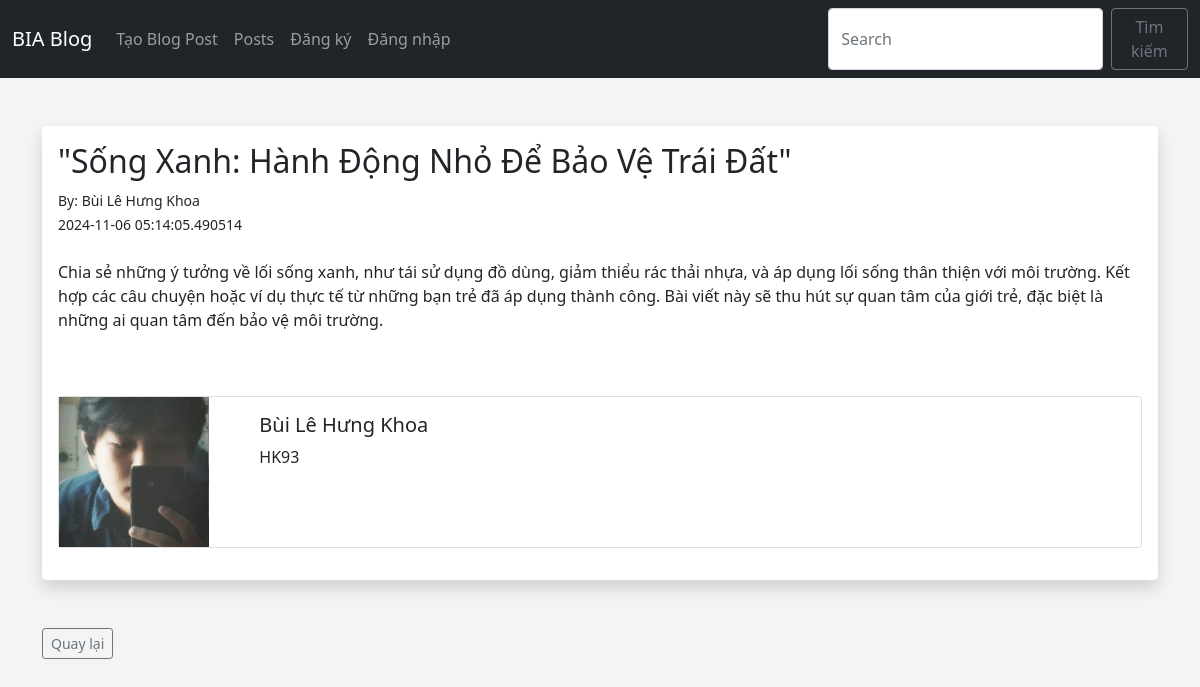
The page /posts/2 on the database its author committed.
### app.py (models this page shows, shortened)
class Posts(db.Model):
	id = db.Column(db.Integer, primary_key=True)
	title = db.Column(db.String(255))
	content = db.Column(db.Text)
	date_posted = db.Column(db.DateTime, default=datetime.utcnow)
	slug = db.Column(db.String(255))
	poster_id = db.Column(db.Integer, db.ForeignKey('users.id'))

class Users(db.Model, UserMixin):
	id = db.Column(db.Integer, primary_key=True)
	username = db.Column(db.String(20), nullable=False, unique=True)
	name = db.Column(db.String(200), nullable=False)
	email = db.Column(db.String(120), nullable=False, unique=True)
	favorite_color = db.Column(db.String(120))
	about_author = db.Column(db.Text(), nullable=True)
	date_added = db.Column(db.DateTime, default=datetime.utcnow)
	profile_pic = db.Column(db.String(), nullable=True)
	password_hash = db.Column(db.String(128))
	posts = db.relationship('Posts', backref='poster')
	@property
	def password(self):
		raise AttributeError('password is not a readable attribute!')

### app.py (the view)
@app.route('/posts/<int:id>')
def post(id):
	post = Posts.query.get_or_404(id)
	return render_template('post.html', post=post)

### webforms.py
class SearchForm(FlaskForm):
	searched = StringField("Searched", validators=[DataRequired()])
	submit = SubmitField("Submit")

### app.py (called while the page is built)
@app.context_processor
def base():
	form = SearchForm()
	return dict(form=form)

### templates/post.html (shortened to what this page needs)
{% extends 'base.html' %}
{% block content %}
<br/>
<div class="shadow p-3 mb-5 bg-body rounded">
	<h2>{{ post.title }}</h2>
	<small>By: {{ post.poster.name }}<br/>
	{{ post.date_posted }}</small> <br/><br/>
	{{ post.content|safe }}<br/><br/>
<div class="card mb-3">
	<div class="row no-gutters">
		<div class="col-md-2">
			{% if post.poster.profile_pic %}
				<img src="{{ url_for('static', filename='images/' + post.poster.profile_pic)}}" width="150" align="left">
			{% else %}
				<img src="{{ url_for('static', filename='images/default_profile_pic.png')}}" width="150" align="left">
			{% endif %}
		</div>
		<div class="col-md-10">
			<div class="card-body">
				<h5 class="card-title">
					{{ post.poster.name }}
				</h5>
				<p class="card-text">
					{% if post.poster.about_author %}
						{{ post.poster.about_author }}
					{% else %}
						Author has no about profile yet...
					{% endif %}
				</p>
			</div>
		</div>
	</div>
</div>
</div>
<a href="{{ url_for('posts')}}" class="btn btn-outline-secondary btn-sm">Quay lại</a>
{% endblock %}

### static/css/style.css (style rules this page uses)
body { background: #f4f4f4; }

### rows shown on the page
Posts: title "\"Sống Xanh: Hành Động Nhỏ Để Bảo Vệ Trái Đất\"", date_posted "2024-11-06 05:14:05.490514", content "Chia sẻ những ý tưởng về lối sống xanh, như tái sử dụng đồ dùng, giảm thiểu rác thải nhựa, và áp dụng lối sống thân thiện với môi trường. Kết hợp các câu chuyện hoặc ví dụ thực tế từ những bạn trẻ đã áp dụng thành công. Bài viết này sẽ thu hút sự quan tâm của giới trẻ, đặc biệt là những ai quan tâm đến bảo vệ môi trường."
Users: poster.name "Bùi Lê Hưng Khoa", profile_pic (picture), poster.about_author "HK93"
